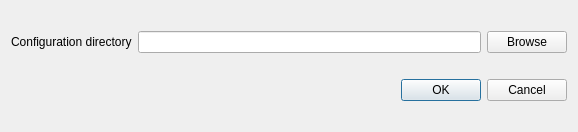
<?xml version="1.0" encoding="UTF-8"?>
<ui version="4.0">
 <class>DialogImportLab</class>
 <widget class="QDialog" name="DialogImportLab">
  <property name="windowModality">
   <enum>Qt::ApplicationModal</enum>
  </property>
  <property name="geometry">
   <rect>
    <x>0</x>
    <y>0</y>
    <width>578</width>
    <height>132</height>
   </rect>
  </property>
  <property name="windowTitle">
   <string>Choose the path to the laboratory directory</string>
  </property>
  <layout class="QVBoxLayout" name="verticalLayout">
   <item>
    <layout class="QHBoxLayout" name="horizontalLayout" stretch="0,1,0">
     <item>
      <widget class="QLabel" name="label">
       <property name="text">
        <string>Configuration directory</string>
       </property>
      </widget>
     </item>
     <item>
      <widget class="QLineEdit" name="lineEditLabDir">
       <property name="readOnly">
        <bool>true</bool>
       </property>
      </widget>
     </item>
     <item>
      <widget class="QPushButton" name="pushButtonBrowse">
       <property name="text">
        <string>Browse</string>
       </property>
      </widget>
     </item>
    </layout>
   </item>
   <item>
    <layout class="QHBoxLayout" name="horizontalLayout_2">
     <item>
      <spacer name="horizontalSpacer">
       <property name="orientation">
        <enum>Qt::Horizontal</enum>
       </property>
       <property name="sizeHint" stdset="0">
        <size>
         <width>40</width>
         <height>20</height>
        </size>
       </property>
      </spacer>
     </item>
     <item>
      <widget class="QDialogButtonBox" name="buttonBox">
       <property name="orientation">
        <enum>Qt::Horizontal</enum>
       </property>
       <property name="standardButtons">
        <set>QDialogButtonBox::Cancel|QDialogButtonBox::Ok</set>
       </property>
      </widget>
     </item>
    </layout>
   </item>
  </layout>
 </widget>
 <resources/>
 <connections>
  <connection>
   <sender>buttonBox</sender>
   <signal>accepted()</signal>
   <receiver>DialogImportLab</receiver>
   <slot>accept()</slot>
   <hints>
    <hint type="sourcelabel">
     <x>248</x>
     <y>254</y>
    </hint>
    <hint type="destinationlabel">
     <x>157</x>
     <y>274</y>
    </hint>
   </hints>
  </connection>
  <connection>
   <sender>buttonBox</sender>
   <signal>rejected()</signal>
   <receiver>DialogImportLab</receiver>
   <slot>reject()</slot>
   <hints>
    <hint type="sourcelabel">
     <x>316</x>
     <y>260</y>
    </hint>
    <hint type="destinationlabel">
     <x>286</x>
     <y>274</y>
    </hint>
   </hints>
  </connection>
 </connections>
</ui>
